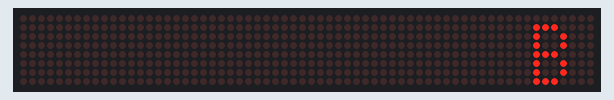
Simulated run of this sketch. Board: Arduino Uno, built with avr-gcc and run on an emulated ATmega328P. Shown: 64×8 LED matrix.

Above: at 0.1 s.
At 0.7 s:
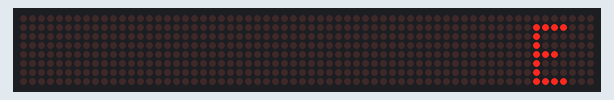
At 1.3 s:
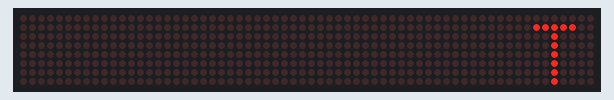
At 1.9 s:
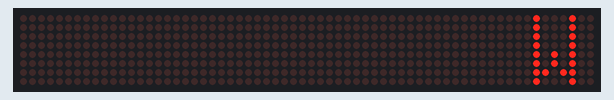
At 3.1 s:
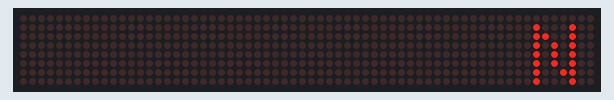
At 3.7 s:
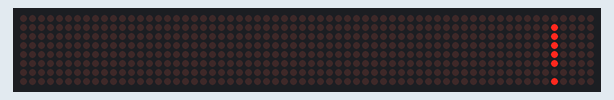

The sketch:

main.ino
```cpp
#include <LedControl.h>

int MATRIX_DIN = 11;
int MATRIX_CS = 7;
int MATRIX_CLK = 13;
LedControl lc = LedControl(MATRIX_DIN, MATRIX_CLK, MATRIX_CS, 0);

unsigned long delaytime=600;

void setup() {
  lc.shutdown(0, false);
  lc.setIntensity(0, 15);
  lc.clearDisplay(0);
}

void resetRow() {
   for(int i = 0; i < 8; i++){
      lc.setRow(0, i, 0);
  }
}

void writeLetter(byte *letterArray) {
  for (int i = 0; i < 8; i++){
    lc.setRow(0, i, letterArray[i]);
  }
  delay(delaytime);
  resetRow();
}

void writeArduinoOnMatrix() {
  byte b[8]= {B00000000,B01110000,B01001000,B01001000,B01110000,B01001000,B01001000,B01110000};
  byte e[8]= {B00000000,B01111000,B01000000,B01000000,B01110000,B01000000,B01000000,B01111000};
  byte t[8]= {B00000000,B01111100,B00010000,B00010000,B00010000,B00010000,B00010000,B00010000};

  byte w[8]= {B01000100,B01000100,B01000100,B01000100,B01010100,B01010100,B01101100,B01000100};
  byte i[8]= {B00000000,B00010000,B00000000,B00010000,B00010000,B00010000,B00010000,B00010000};
  byte n[8]= {B00000000,B01000100,B01100100,B01010100,B01010100,B01010100,B01001100,B01000100};

  byte qm[8]= {B00000000,B00010000,B00010000,B00010000,B00010000,B00010000,B00000000,B00010000};

  writeLetter(b);
  writeLetter(e);
  writeLetter(t);

  writeLetter(w);
  writeLetter(i);
  writeLetter(n);

  writeLetter(qm);
}

void loop() {
  writeArduinoOnMatrix();
}
```

Measured:
- by itself, everything shown: repeats every 4.3 s, in 8 steps
- what the display in image 1 shows lasts 0.6 s, from 0.6 s to 1.2 s
